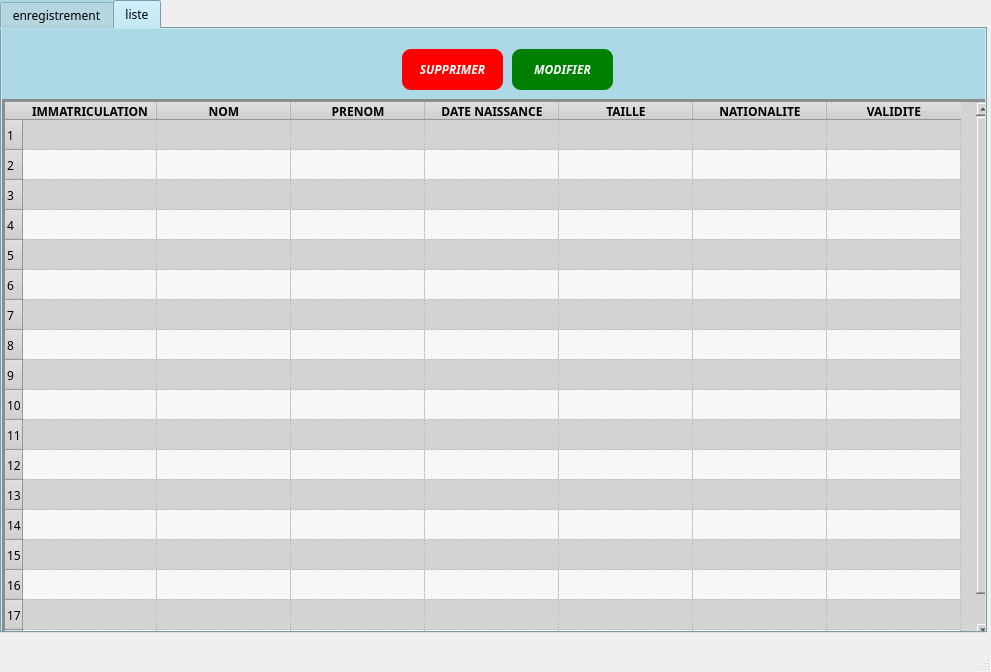
<?xml version="1.0" encoding="UTF-8"?>
<ui version="4.0">
 <class>MainWindow</class>
 <widget class="QMainWindow" name="MainWindow">
  <property name="geometry">
   <rect>
    <x>0</x>
    <y>0</y>
    <width>991</width>
    <height>672</height>
   </rect>
  </property>
  <property name="windowTitle">
   <string>MainWindow</string>
  </property>
  <widget class="QWidget" name="centralwidget">
   <widget class="QTabWidget" name="listeEnregistrement">
    <property name="geometry">
     <rect>
      <x>0</x>
      <y>0</y>
      <width>987</width>
      <height>633</height>
     </rect>
    </property>
    <property name="minimumSize">
     <size>
      <width>0</width>
      <height>0</height>
     </size>
    </property>
    <property name="styleSheet">
     <string notr="true">background-color:lightblue;
font:Arial 30 bold;
</string>
    </property>
    <property name="tabPosition">
     <enum>QTabWidget::North</enum>
    </property>
    <property name="currentIndex">
     <number>1</number>
    </property>
    <widget class="QWidget" name="tab">
     <attribute name="title">
      <string>enregistrement</string>
     </attribute>
     <widget class="QFrame" name="frame">
      <property name="geometry">
       <rect>
        <x>0</x>
        <y>0</y>
        <width>1021</width>
        <height>611</height>
       </rect>
      </property>
      <property name="styleSheet">
       <string notr="true">QFrame{
background-color:lightblue;
}</string>
      </property>
      <property name="frameShape">
       <enum>QFrame::StyledPanel</enum>
      </property>
      <property name="frameShadow">
       <enum>QFrame::Raised</enum>
      </property>
      <widget class="QLabel" name="label">
       <property name="geometry">
        <rect>
         <x>50</x>
         <y>100</y>
         <width>421</width>
         <height>31</height>
        </rect>
       </property>
       <property name="styleSheet">
        <string notr="true">QLabel{
font: italic 13pt &quot;Georgia&quot;;
background-color:#5892bf;
border-bottom-left-radius:13px;
border-bottom-right-radius:13px;
padding-left:15px;
}</string>
       </property>
       <property name="text">
        <string>&lt;html&gt;&lt;head/&gt;&lt;body&gt;&lt;p&gt;&lt;span style=&quot; font-size:18pt; font-weight:600;&quot;&gt;Nom&lt;/span&gt;&lt;/p&gt;&lt;/body&gt;&lt;/html&gt;</string>
       </property>
      </widget>
      <widget class="QLabel" name="label_2">
       <property name="geometry">
        <rect>
         <x>50</x>
         <y>210</y>
         <width>421</width>
         <height>31</height>
        </rect>
       </property>
       <property name="styleSheet">
        <string notr="true">QLabel{
font: italic 13pt &quot;Georgia&quot;;
background-color:#5892bf;
border-bottom-left-radius:13px;
border-bottom-right-radius:13px;
padding-left:15px;
}</string>
       </property>
       <property name="text">
        <string>&lt;html&gt;&lt;head/&gt;&lt;body&gt;&lt;p&gt;&lt;span style=&quot; font-size:18pt; font-weight:600;&quot;&gt;Prenom&lt;/span&gt;&lt;/p&gt;&lt;/body&gt;&lt;/html&gt;</string>
       </property>
      </widget>
      <widget class="QLabel" name="label_3">
       <property name="geometry">
        <rect>
         <x>50</x>
         <y>300</y>
         <width>421</width>
         <height>31</height>
        </rect>
       </property>
       <property name="styleSheet">
        <string notr="true">QLabel{
font: italic 13pt &quot;Georgia&quot;;
background-color:#5892bf;
border-bottom-left-radius:13px;
border-bottom-right-radius:13px;
padding-left:15px;
}</string>
       </property>
       <property name="text">
        <string>&lt;html&gt;&lt;head/&gt;&lt;body&gt;&lt;p&gt;&lt;span style=&quot; font-size:18pt; font-weight:600;&quot;&gt;Date de naissance&lt;/span&gt;&lt;/p&gt;&lt;/body&gt;&lt;/html&gt;</string>
       </property>
      </widget>
      <widget class="QLabel" name="label_4">
       <property name="geometry">
        <rect>
         <x>50</x>
         <y>410</y>
         <width>421</width>
         <height>31</height>
        </rect>
       </property>
       <property name="styleSheet">
        <string notr="true">QLabel{
font: italic 13pt &quot;Georgia&quot;;
background-color:#5892bf;
border-bottom-left-radius:13px;
border-bottom-right-radius:13px;
padding-left:15px;
}</string>
       </property>
       <property name="text">
        <string>&lt;html&gt;&lt;head/&gt;&lt;body&gt;&lt;p&gt;&lt;span style=&quot; font-size:18pt; font-weight:600;&quot;&gt;Lieu de naissance&lt;/span&gt;&lt;/p&gt;&lt;/body&gt;&lt;/html&gt;</string>
       </property>
      </widget>
      <widget class="QLabel" name="label_5">
       <property name="geometry">
        <rect>
         <x>490</x>
         <y>200</y>
         <width>461</width>
         <height>31</height>
        </rect>
       </property>
       <property name="styleSheet">
        <string notr="true">QLabel{
font: italic 13pt &quot;Georgia&quot;;
background-color:#5892bf;
border-bottom-left-radius:13px;
border-bottom-right-radius:13px;
padding-left:15px;
}</string>
       </property>
       <property name="text">
        <string>&lt;html&gt;&lt;head/&gt;&lt;body&gt;&lt;p&gt;&lt;span style=&quot; font-size:18pt; font-weight:600;&quot;&gt;Sexe&lt;/span&gt;&lt;/p&gt;&lt;/body&gt;&lt;/html&gt;</string>
       </property>
      </widget>
      <widget class="QLabel" name="label_6">
       <property name="geometry">
        <rect>
         <x>490</x>
         <y>100</y>
         <width>461</width>
         <height>31</height>
        </rect>
       </property>
       <property name="styleSheet">
        <string notr="true">QLabel{
font: italic 13pt &quot;Georgia&quot;;
background-color:#5892bf;
border-bottom-left-radius:13px;
border-bottom-right-radius:13px;
padding-left:15px;
}</string>
       </property>
       <property name="text">
        <string>&lt;html&gt;&lt;head/&gt;&lt;body&gt;&lt;p&gt;&lt;span style=&quot; font-size:18pt; font-weight:600;&quot;&gt;     Taille&lt;/span&gt;&lt;/p&gt;&lt;/body&gt;&lt;/html&gt;</string>
       </property>
      </widget>
      <widget class="QLabel" name="label_9">
       <property name="geometry">
        <rect>
         <x>500</x>
         <y>410</y>
         <width>461</width>
         <height>31</height>
        </rect>
       </property>
       <property name="styleSheet">
        <string notr="true">QLabel{
font: italic 13pt &quot;Georgia&quot;;
background-color:#5892bf;
border-bottom-left-radius:13px;
border-bottom-right-radius:13px;
padding-left:15px;
}</string>
       </property>
       <property name="text">
        <string>&lt;html&gt;&lt;head/&gt;&lt;body&gt;&lt;p&gt;&lt;span style=&quot; font-size:18pt; font-weight:600;&quot;&gt;Validité&lt;/span&gt;&lt;/p&gt;&lt;/body&gt;&lt;/html&gt;</string>
       </property>
      </widget>
      <widget class="QLineEdit" name="nom">
       <property name="geometry">
        <rect>
         <x>50</x>
         <y>130</y>
         <width>421</width>
         <height>31</height>
        </rect>
       </property>
       <property name="styleSheet">
        <string notr="true">QLineEdit{
border-top-left-radius:12px;
border-top-right-radius:12px;
}</string>
       </property>
       <property name="placeholderText">
        <string>Entrez le nom</string>
       </property>
       <property name="clearButtonEnabled">
        <bool>true</bool>
       </property>
      </widget>
      <widget class="QLineEdit" name="prenom">
       <property name="geometry">
        <rect>
         <x>50</x>
         <y>240</y>
         <width>421</width>
         <height>31</height>
        </rect>
       </property>
       <property name="styleSheet">
        <string notr="true">QLineEdit{
border-top-left-radius:12px;
border-top-right-radius:12px;
}</string>
       </property>
       <property name="placeholderText">
        <string>Entrez le  prenom</string>
       </property>
       <property name="clearButtonEnabled">
        <bool>true</bool>
       </property>
      </widget>
      <widget class="QLineEdit" name="lieu">
       <property name="geometry">
        <rect>
         <x>50</x>
         <y>440</y>
         <width>421</width>
         <height>31</height>
        </rect>
       </property>
       <property name="styleSheet">
        <string notr="true">QLineEdit{
border-top-left-radius:12px;
border-top-right-radius:12px;
}</string>
       </property>
       <property name="placeholderText">
        <string>Entrez le lieu de naissance</string>
       </property>
       <property name="clearButtonEnabled">
        <bool>true</bool>
       </property>
      </widget>
      <widget class="QLineEdit" name="taille">
       <property name="geometry">
        <rect>
         <x>490</x>
         <y>130</y>
         <width>461</width>
         <height>31</height>
        </rect>
       </property>
       <property name="cursor">
        <cursorShape>IBeamCursor</cursorShape>
       </property>
       <property name="styleSheet">
        <string notr="true">QLineEdit{
border-top-left-radius:12px;
border-top-right-radius:12px;
}</string>
       </property>
       <property name="placeholderText">
        <string>Entrez la  taille</string>
       </property>
       <property name="clearButtonEnabled">
        <bool>true</bool>
       </property>
      </widget>
      <widget class="QPushButton" name="btn_photo">
       <property name="geometry">
        <rect>
         <x>50</x>
         <y>540</y>
         <width>131</width>
         <height>31</height>
        </rect>
       </property>
       <property name="styleSheet">
        <string notr="true">QPushButton{
background-color:lightgreen;
color:white;
font:Italic 14 bold;
border:2px solid white;
border-radius:12px;
}</string>
       </property>
       <property name="text">
        <string>Photo</string>
       </property>
      </widget>
      <widget class="QPushButton" name="btn_annuler">
       <property name="geometry">
        <rect>
         <x>580</x>
         <y>540</y>
         <width>131</width>
         <height>31</height>
        </rect>
       </property>
       <property name="styleSheet">
        <string notr="true">QPushButton{
background-color:red;
color:white;
font:Italic 14 bold;
border:2px solid white;
border-radius:12px;
}</string>
       </property>
       <property name="text">
        <string>Annuler</string>
       </property>
      </widget>
      <widget class="QPushButton" name="btn_valider1">
       <property name="geometry">
        <rect>
         <x>750</x>
         <y>540</y>
         <width>151</width>
         <height>31</height>
        </rect>
       </property>
       <property name="styleSheet">
        <string notr="true">QPushButton{
background-color:green;
color:white;
font:Italic 14 bold;
border:2px solid white;
border-radius:12px;
}</string>
       </property>
       <property name="text">
        <string>Valider</string>
       </property>
      </widget>
      <widget class="QComboBox" name="comboBoxSexe">
       <property name="geometry">
        <rect>
         <x>490</x>
         <y>240</y>
         <width>461</width>
         <height>31</height>
        </rect>
       </property>
       <property name="styleSheet">
        <string notr="true">QComboBox{
border-top-left-radius:12px;
border-top-right-radius:12px;
}</string>
       </property>
       <property name="currentText">
        <string>Masculin</string>
       </property>
       <property name="currentIndex">
        <number>0</number>
       </property>
       <property name="maxCount">
        <number>5</number>
       </property>
       <property name="insertPolicy">
        <enum>QComboBox::InsertAtTop</enum>
       </property>
       <property name="placeholderText">
        <string>choisir</string>
       </property>
       <item>
        <property name="text">
         <string>Masculin</string>
        </property>
       </item>
       <item>
        <property name="text">
         <string>Feminin</string>
        </property>
       </item>
       <item>
        <property name="text">
         <string>Autre</string>
        </property>
       </item>
      </widget>
      <widget class="QLabel" name="label_10">
       <property name="geometry">
        <rect>
         <x>490</x>
         <y>300</y>
         <width>461</width>
         <height>31</height>
        </rect>
       </property>
       <property name="styleSheet">
        <string notr="true">QLabel{
font: italic 13pt &quot;Georgia&quot;;
background-color:#5892bf;
border-bottom-left-radius:13px;
border-bottom-right-radius:13px;
padding-left:15px;
}</string>
       </property>
       <property name="text">
        <string>&lt;html&gt;&lt;head/&gt;&lt;body&gt;&lt;p&gt;&lt;span style=&quot; font-size:18pt; font-weight:600;&quot;&gt;NATIONALITE&lt;/span&gt;&lt;/p&gt;&lt;p&gt;&lt;br/&gt;&lt;/p&gt;&lt;/body&gt;&lt;/html&gt;</string>
       </property>
      </widget>
      <widget class="QLineEdit" name="nationalite">
       <property name="geometry">
        <rect>
         <x>490</x>
         <y>330</y>
         <width>461</width>
         <height>31</height>
        </rect>
       </property>
       <property name="styleSheet">
        <string notr="true">QLineEdit{
border-top-left-radius:12px;
border-top-right-radius:12px;
}</string>
       </property>
       <property name="placeholderText">
        <string>Entrez la nationalité</string>
       </property>
       <property name="clearButtonEnabled">
        <bool>true</bool>
       </property>
      </widget>
      <widget class="QLabel" name="label_7">
       <property name="geometry">
        <rect>
         <x>-20</x>
         <y>20</y>
         <width>1001</width>
         <height>51</height>
        </rect>
       </property>
       <property name="styleSheet">
        <string notr="true">QLabel{
color:red;
shadow:12px;}</string>
       </property>
       <property name="text">
        <string>&lt;html&gt;&lt;head/&gt;&lt;body&gt;&lt;p align=&quot;center&quot;&gt;&lt;span style=&quot; font-size:24pt; font-weight:600;&quot;&gt;PRODUCTION DE CARTE NATIONALE D'IDENTITE&lt;/span&gt;&lt;/p&gt;&lt;/body&gt;&lt;/html&gt;</string>
       </property>
      </widget>
      <widget class="QLineEdit" name="lineEdit_3">
       <property name="geometry">
        <rect>
         <x>180</x>
         <y>540</y>
         <width>291</width>
         <height>31</height>
        </rect>
       </property>
       <property name="styleSheet">
        <string notr="true">QLineEdit{

border-top-right-radius:12px;
}</string>
       </property>
      </widget>
      <widget class="QDateEdit" name="dateNaissance">
       <property name="geometry">
        <rect>
         <x>50</x>
         <y>330</y>
         <width>421</width>
         <height>31</height>
        </rect>
       </property>
       <property name="styleSheet">
        <string notr="true">QDateEdit{
border-top-left-radius:12px;
border-top-right-radius:12px;
}</string>
       </property>
       <property name="calendarPopup">
        <bool>true</bool>
       </property>
       <property name="date">
        <date>
         <year>2022</year>
         <month>3</month>
         <day>18</day>
        </date>
       </property>
      </widget>
      <widget class="QDateEdit" name="Validite">
       <property name="geometry">
        <rect>
         <x>499</x>
         <y>440</y>
         <width>461</width>
         <height>31</height>
        </rect>
       </property>
       <property name="styleSheet">
        <string notr="true">QDateEdit{
border-top-left-radius:12px;
border-top-right-radius:12px;
}</string>
       </property>
       <property name="calendarPopup">
        <bool>true</bool>
       </property>
       <property name="date">
        <date>
         <year>2022</year>
         <month>3</month>
         <day>18</day>
        </date>
       </property>
      </widget>
     </widget>
    </widget>
    <widget class="QWidget" name="tab_2">
     <attribute name="title">
      <string>liste</string>
     </attribute>
     <widget class="QPushButton" name="pushButton_4">
      <property name="geometry">
       <rect>
        <x>400</x>
        <y>20</y>
        <width>101</width>
        <height>41</height>
       </rect>
      </property>
      <property name="styleSheet">
       <string notr="true">QPushButton{
background-color:red;
color:white;
font:Italic 16 bold;
border-radius:9px
}</string>
      </property>
      <property name="text">
       <string>SUPPRIMER</string>
      </property>
     </widget>
     <widget class="QPushButton" name="pushButton_5">
      <property name="geometry">
       <rect>
        <x>510</x>
        <y>20</y>
        <width>101</width>
        <height>41</height>
       </rect>
      </property>
      <property name="styleSheet">
       <string notr="true">QPushButton{
background-color:green;
color:white;
font:Italic 16 bold;
border-radius:9px
}</string>
      </property>
      <property name="text">
       <string>MODIFIER</string>
      </property>
     </widget>
     <widget class="QTableWidget" name="tableWidget">
      <property name="geometry">
       <rect>
        <x>0</x>
        <y>70</y>
        <width>991</width>
        <height>541</height>
       </rect>
      </property>
      <property name="autoFillBackground">
       <bool>true</bool>
      </property>
      <property name="styleSheet">
       <string notr="true">background-color: lightgrey;
</string>
      </property>
      <property name="frameShape">
       <enum>QFrame::Panel</enum>
      </property>
      <property name="lineWidth">
       <number>3</number>
      </property>
      <property name="midLineWidth">
       <number>0</number>
      </property>
      <property name="sizeAdjustPolicy">
       <enum>QAbstractScrollArea::AdjustIgnored</enum>
      </property>
      <property name="alternatingRowColors">
       <bool>true</bool>
      </property>
      <property name="selectionMode">
       <enum>QAbstractItemView::ContiguousSelection</enum>
      </property>
      <property name="selectionBehavior">
       <enum>QAbstractItemView::SelectColumns</enum>
      </property>
      <property name="gridStyle">
       <enum>Qt::DotLine</enum>
      </property>
      <property name="sortingEnabled">
       <bool>false</bool>
      </property>
      <property name="rowCount">
       <number>18</number>
      </property>
      <property name="columnCount">
       <number>7</number>
      </property>
      <attribute name="horizontalHeaderCascadingSectionResizes">
       <bool>true</bool>
      </attribute>
      <attribute name="horizontalHeaderMinimumSectionSize">
       <number>19</number>
      </attribute>
      <attribute name="horizontalHeaderDefaultSectionSize">
       <number>134</number>
      </attribute>
      <row/>
      <row/>
      <row/>
      <row/>
      <row/>
      <row/>
      <row/>
      <row/>
      <row/>
      <row/>
      <row/>
      <row/>
      <row/>
      <row/>
      <row/>
      <row/>
      <row/>
      <row/>
      <column>
       <property name="text">
        <string>IMMATRICULATION</string>
       </property>
       <property name="font">
        <font>
         <weight>75</weight>
         <bold>true</bold>
        </font>
       </property>
      </column>
      <column>
       <property name="text">
        <string>NOM</string>
       </property>
       <property name="font">
        <font>
         <weight>75</weight>
         <bold>true</bold>
        </font>
       </property>
      </column>
      <column>
       <property name="text">
        <string>PRENOM</string>
       </property>
       <property name="font">
        <font>
         <weight>75</weight>
         <bold>true</bold>
        </font>
       </property>
      </column>
      <column>
       <property name="text">
        <string>DATE NAISSANCE</string>
       </property>
       <property name="font">
        <font>
         <weight>75</weight>
         <bold>true</bold>
        </font>
       </property>
      </column>
      <column>
       <property name="text">
        <string>TAILLE</string>
       </property>
       <property name="font">
        <font>
         <weight>75</weight>
         <bold>true</bold>
        </font>
       </property>
      </column>
      <column>
       <property name="text">
        <string>NATIONALITE</string>
       </property>
       <property name="font">
        <font>
         <weight>75</weight>
         <bold>true</bold>
        </font>
       </property>
      </column>
      <column>
       <property name="text">
        <string>VALIDITE</string>
       </property>
       <property name="font">
        <font>
         <weight>75</weight>
         <bold>true</bold>
        </font>
       </property>
       <property name="background">
        <color>
         <red>86</red>
         <green>154</green>
         <blue>51</blue>
        </color>
       </property>
      </column>
      <item row="0" column="0">
       <property name="text">
        <string/>
       </property>
       <property name="textAlignment">
        <set>AlignCenter</set>
       </property>
       <property name="flags">
        <set>ItemIsSelectable|ItemIsDragEnabled|ItemIsDropEnabled|ItemIsUserCheckable|ItemIsEnabled</set>
       </property>
      </item>
     </widget>
    </widget>
   </widget>
  </widget>
  <widget class="QStatusBar" name="statusbar"/>
 </widget>
 <resources/>
 <connections/>
</ui>
